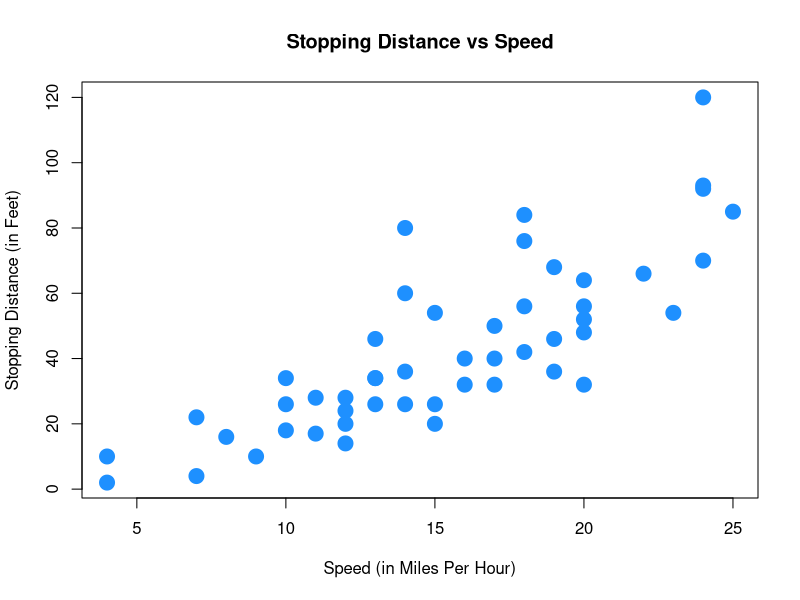
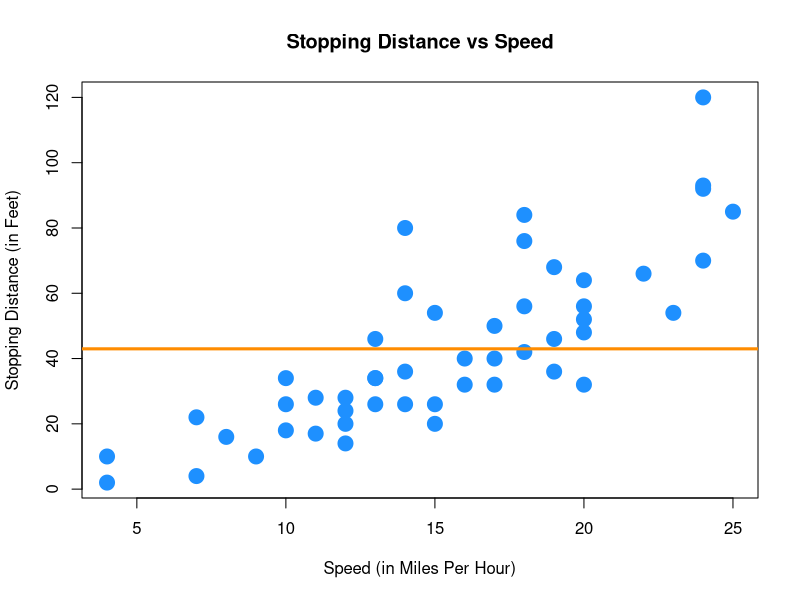
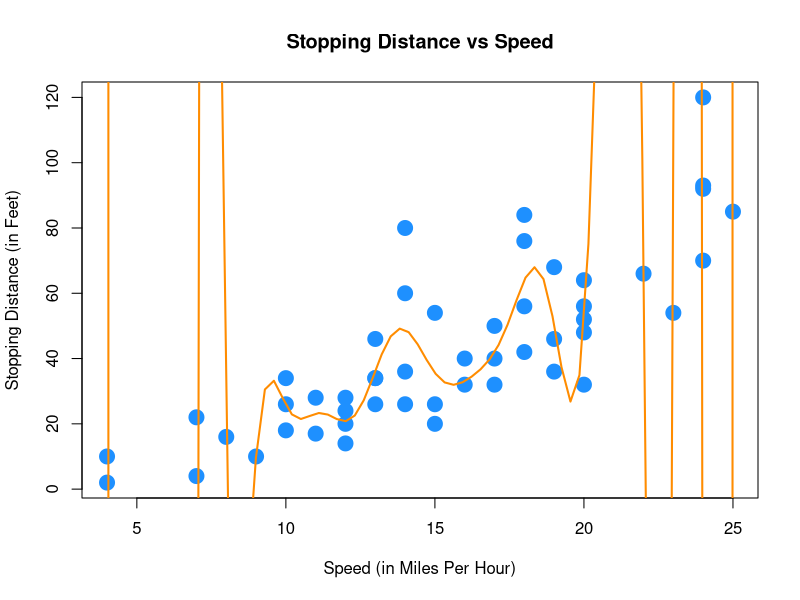
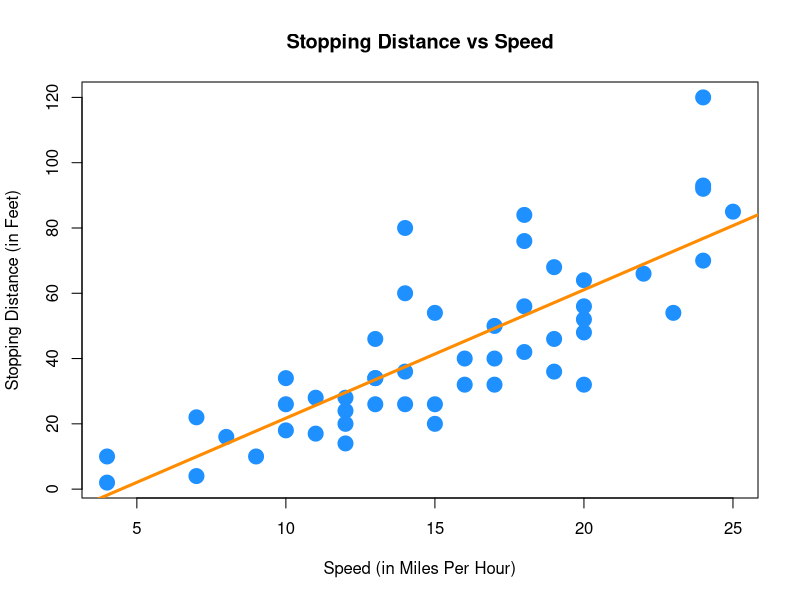
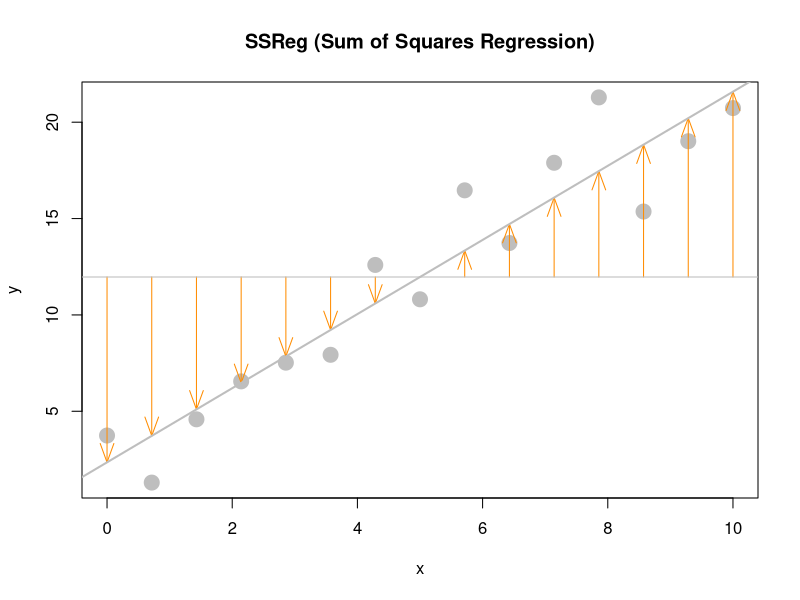
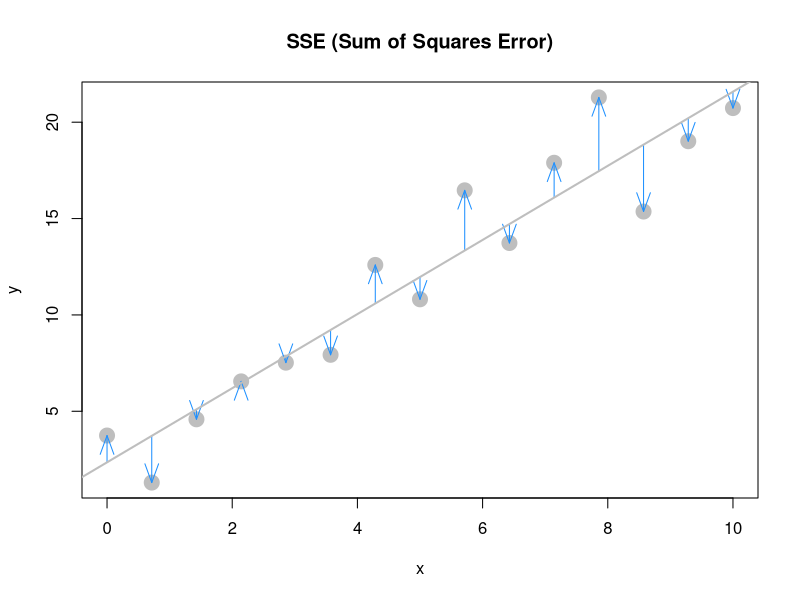
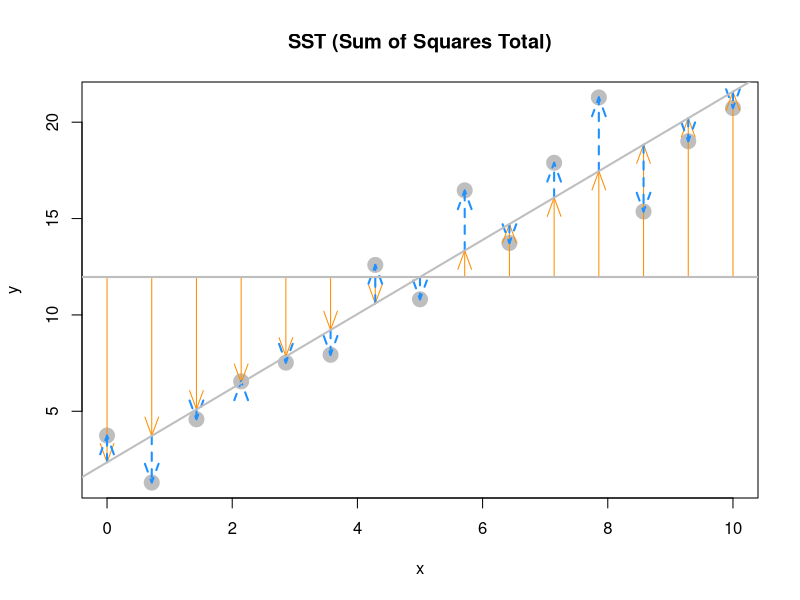
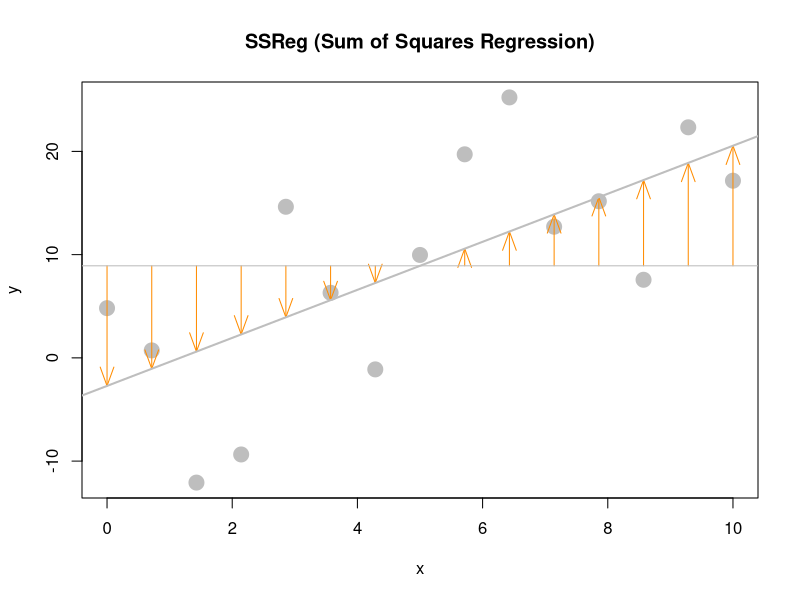

These figures' R source, in order:
## ---- chunk 1
str(cars)
## ---- chunk 2
dim(cars)
nrow(cars)
ncol(cars)
## ---- chunk 3
plot(dist ~ speed, data = cars,
     xlab = "Speed (in Miles Per Hour)",
     ylab = "Stopping Distance (in Feet)",
     main = "Stopping Distance vs Speed",
     pch  = 20,
     cex  = 3,
     col  = "dodgerblue")
## ---- chunk 4
plot(dist ~ speed, data = cars,
     xlab = "Speed (in Miles Per Hour)",
     ylab = "Stopping Distance (in Feet)",
     main = "Stopping Distance vs Speed",
     pch  = 20,
     cex  = 3,
     col  = "dodgerblue")
underfit_model = lm(dist ~ 1, data = cars)
abline(underfit_model, lwd = 3, col = "darkorange")
## ---- chunk 5
overfit_model = lm(dist ~ poly(speed, 18), data = cars)
x = seq(-10, 50, length.out = 200)
plot(dist ~ speed, data = cars,
     xlab = "Speed (in Miles Per Hour)",
     ylab = "Stopping Distance (in Feet)",
     main = "Stopping Distance vs Speed",
     pch  = 20,
     cex  = 3,
     col  = "dodgerblue")
lines(x, predict(overfit_model, data.frame(speed = x)), lwd = 2, col = "darkorange")
## ---- chunk 6
stop_dist_model = lm(dist ~ speed, data = cars)
plot(dist ~ speed, data = cars,
     xlab = "Speed (in Miles Per Hour)",
     ylab = "Stopping Distance (in Feet)",
     main = "Stopping Distance vs Speed",
     pch  = 20,
     cex  = 3,
     col  = "dodgerblue")
abline(stop_dist_model, lwd = 3, col = "darkorange")
## ---- chunk 7
x = cars$speed
y = cars$dist
## ---- chunk 8
Sxy = sum((x - mean(x)) * (y - mean(y)))
Sxx = sum((x - mean(x)) ^ 2)
Syy = sum((y - mean(y)) ^ 2)
c(Sxy, Sxx, Syy)
## ---- chunk 9
beta_1_hat = Sxy / Sxx
beta_0_hat = mean(y) - beta_1_hat * mean(x)
c(beta_0_hat, beta_1_hat)
## ---- chunk 10
unique(cars$speed)
## ---- chunk 11
beta_0_hat + beta_1_hat * 8
## ---- chunk 12
8 %in% unique(cars$speed)
21 %in% unique(cars$speed)
## ---- chunk 13
min(cars$speed) < 21 & 21 < max(cars$speed)
## ---- chunk 14
beta_0_hat + beta_1_hat * 21
## ---- chunk 15
range(cars$speed)
range(cars$speed)[1] < 50 & 50 < range(cars$speed)[2] 
## ---- chunk 16
beta_0_hat + beta_1_hat * 50
## ---- chunk 17
which(cars$speed == 8)
cars[5, ]
cars[which(cars$speed == 8), ]
## ---- chunk 18
16 - (beta_0_hat + beta_1_hat * 8)
## ---- chunk 19
y_hat = beta_0_hat + beta_1_hat * x
e     = y - y_hat
n     = length(e)
s2_e  = sum(e^2) / (n - 2)
s2_e
## ---- chunk 20
s_e = sqrt(s2_e)
s_e
## ---- chunk 21
SST   = sum((y - mean(y)) ^ 2)
SSReg = sum((y_hat - mean(y)) ^ 2)
SSE   = sum((y - y_hat) ^ 2)
c(SST = SST, SSReg = SSReg, SSE = SSE)
## ---- chunk 22
SSE / (n - 2)
## ---- chunk 23
s2_e == SSE / (n - 2)
## ---- chunk 24
R2 = SSReg / SST
R2
## ---- chunk 25
## TODO: this code and be made much better
# show for different R^2 values?
#

set.seed(42)
generate_data <- function(int = 1,
                          slope = 2,
                          sigma = 5,
                          n_obs = 15,
                          x_min = 0,
                          x_max = 10) {
  x <- seq(x_min, x_max, length.out = n_obs)
  y <- int + slope * x + rnorm(n_obs, 0, sigma)
  fit <- lm(y ~ x)
  y_hat <- fitted(fit)
  y_bar <- rep(mean(y), n_obs)
  data.frame(x, y, y_hat, y_bar)
}

plot_total_dev <- function(reg_data) {
  plot(reg_data$x, reg_data$y, main = "SST (Sum of Squares Total)", 
       xlab = "x", ylab = "y", pch = 20, cex = 3, col = "grey")
  arrows(reg_data$x, reg_data$y_bar,
         reg_data$x, reg_data$y_hat,
         col = 'darkorange', lwd = 1, length = 0.2, angle = 20)
  arrows(reg_data$x, reg_data$y_hat,
         reg_data$x, reg_data$y,
         col = 'dodgerblue', lwd = 2, lty = 2, length = 0.2, angle = 20)
  abline(h = mean(reg_data$y), lwd = 2,col = "grey")
  abline(lm(y ~ x, data = reg_data), lwd = 2, col = "grey")
}

plot_unexp_dev <- function(reg_data) {
  plot(reg_data$x, reg_data$y, main = "SSE (Sum of Squares Error)",
       xlab = "x", ylab = "y", pch = 20, cex = 3, col = "grey")
  arrows(reg_data$x, reg_data$y_hat,
         reg_data$x, reg_data$y,
         col = 'dodgerblue', lwd = 1, length = 0.2, angle = 20)
  abline(lm(y ~ x, data = reg_data), lwd = 2, col = "grey")
}

plot_exp_dev <- function(reg_data) {
  plot(reg_data$x, reg_data$y, main = "SSReg (Sum of Squares Regression)", 
  xlab = "x", ylab = "y", pch = 20, cex = 3, col = "grey")
  arrows(reg_data$x, reg_data$y_bar,
         reg_data$x, reg_data$y_hat,
         col = 'darkorange', lwd = 1, length = 0.2, angle = 20)
  abline(lm(y ~ x, data = reg_data), lwd = 2, col = "grey")
  abline(h = mean(reg_data$y), col = "grey")
}
## ---- chunk 26
plot_data <- generate_data(sigma = 2)
## ---- chunk 27
plot_exp_dev(plot_data)
plot_unexp_dev(plot_data)
plot_total_dev(plot_data)
## ---- chunk 28
plot_data <- generate_data(sigma = 6)
## ---- chunk 29
plot_exp_dev(plot_data)
plot_unexp_dev(plot_data)
plot_total_dev(plot_data)
## ---- chunk 30
stop_dist_model = lm(dist ~ speed, data = cars)
## ---- chunk 31
stop_dist_model
## ---- chunk 32
c(beta_0_hat, beta_1_hat)
## ---- chunk 33
plot(dist ~ speed, data = cars,
     xlab = "Speed (in Miles Per Hour)",
     ylab = "Stopping Distance (in Feet)",
     main = "Stopping Distance vs Speed",
     pch  = 20,
     cex  = 3,
     col  = "dodgerblue")
abline(stop_dist_model, lwd = 3, col = "darkorange")
## ---- chunk 34
names(stop_dist_model)
## ---- chunk 35
stop_dist_model$residuals
## ---- chunk 36
coef(stop_dist_model)
resid(stop_dist_model)
fitted(stop_dist_model)
## ---- chunk 37
summary(stop_dist_model)
## ---- chunk 38
names(summary(stop_dist_model))
## ---- chunk 39
summary(stop_dist_model)$r.squared
## ---- chunk 40
summary(stop_dist_model)$sigma
## ---- chunk 41
predict(stop_dist_model, data.frame(speed = 8))
## ---- chunk 42
predict(stop_dist_model, data.frame(speed = c(8, 21, 50)))
## ---- chunk 43
predict(stop_dist_model, data.frame(speed = cars$speed))
## ---- chunk 44
predict(stop_dist_model)
## ---- chunk 45
fitted(stop_dist_model)
## ---- chunk 46
n       = 20
beta_0  = 5
beta_1  = 2
sigma   = 1
## ---- chunk 47
epsilon = rnorm(n, mean = 0, sd = sigma)
## ---- chunk 48
x = runif(n, 0, 10)
## ---- chunk 49
y = beta_0 + beta_1 * x + epsilon
## ---- chunk 50
sim_fit = lm(y ~ x)
coef(sim_fit)
## ---- chunk 51
plot(y ~ x)
abline(sim_fit)
## ---- chunk 52
sim_slr = function(n, beta_0 = 10, beta_1 = 5, sigma = 1, xmin = 0, xmax = 10) {
  epsilon = rnorm(n, mean = 0, sd = sigma)
  x       = runif(n, xmin, xmax)
  y       = beta_0 + beta_1 * x + epsilon
  data.frame(predictor = x, response = y)
}
## ---- chunk 53
sim_data = sim_slr(n = 20, beta_0 = 5, beta_1 = 2, sigma = 1)
## ---- chunk 54
head(sim_data)
## ---- chunk 55
sim_fit = lm(response ~ predictor, data = sim_data)
coef(sim_fit)
## ---- chunk 56
plot(response ~ predictor, data = sim_data,
     xlab = "Simulated Predictor Variable",
     ylab = "Simulated Response Variable",
     main = "Simulated Regression Data",
     pch  = 20,
     cex  = 2,
     col  = "dodgerblue")
abline(sim_fit, lwd = 3, col = "darkorange")
